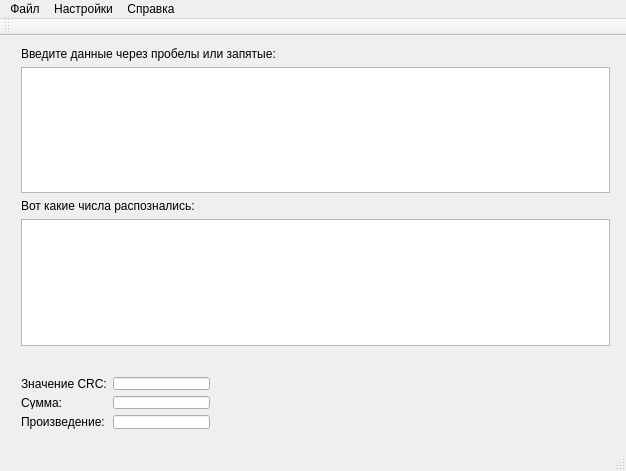
<?xml version="1.0" encoding="UTF-8"?>
<ui version="4.0">
 <class>MainWindow</class>
 <widget class="QMainWindow" name="MainWindow">
  <property name="geometry">
   <rect>
    <x>0</x>
    <y>0</y>
    <width>626</width>
    <height>471</height>
   </rect>
  </property>
  <property name="windowTitle">
   <string>CRC калькулятор</string>
  </property>
  <widget class="QWidget" name="centralWidget">
   <widget class="QWidget" name="verticalLayoutWidget">
    <property name="geometry">
     <rect>
      <x>10</x>
      <y>0</y>
      <width>611</width>
      <height>321</height>
     </rect>
    </property>
    <layout class="QVBoxLayout" name="verticalLayout">
     <item>
      <widget class="QLabel" name="label_2">
       <property name="text">
        <string>Введите данные через пробелы или запятые:</string>
       </property>
      </widget>
     </item>
     <item>
      <layout class="QVBoxLayout" name="verticalLayout_2">
       <item>
        <widget class="QTextEdit" name="inputTextEdit"/>
       </item>
       <item>
        <widget class="QLabel" name="label_5">
         <property name="text">
          <string>Вот какие числа распознались:</string>
         </property>
        </widget>
       </item>
       <item>
        <widget class="QTextEdit" name="outputTextEdit">
         <property name="readOnly">
          <bool>true</bool>
         </property>
        </widget>
       </item>
      </layout>
     </item>
    </layout>
   </widget>
   <widget class="QWidget" name="formLayoutWidget">
    <property name="geometry">
     <rect>
      <x>10</x>
      <y>330</y>
      <width>211</width>
      <height>74</height>
     </rect>
    </property>
    <layout class="QFormLayout" name="formLayout">
     <item row="0" column="0">
      <widget class="QLabel" name="crcLbl">
       <property name="text">
        <string>Значение CRC:</string>
       </property>
      </widget>
     </item>
     <item row="0" column="1">
      <widget class="QLineEdit" name="crclineEdit"/>
     </item>
     <item row="1" column="0">
      <widget class="QLabel" name="crcLbl_2">
       <property name="text">
        <string>Сумма:</string>
       </property>
      </widget>
     </item>
     <item row="2" column="0">
      <widget class="QLabel" name="crcLbl_3">
       <property name="text">
        <string>Произведение:</string>
       </property>
      </widget>
     </item>
     <item row="1" column="1">
      <widget class="QLineEdit" name="sumLineEdit"/>
     </item>
     <item row="2" column="1">
      <widget class="QLineEdit" name="MultLineEdit"/>
     </item>
    </layout>
   </widget>
  </widget>
  <widget class="QToolBar" name="mainToolBar">
   <attribute name="toolBarArea">
    <enum>TopToolBarArea</enum>
   </attribute>
   <attribute name="toolBarBreak">
    <bool>false</bool>
   </attribute>
  </widget>
  <widget class="QStatusBar" name="statusBar"/>
  <widget class="QMenuBar" name="menuBar">
   <property name="geometry">
    <rect>
     <x>0</x>
     <y>0</y>
     <width>626</width>
     <height>21</height>
    </rect>
   </property>
   <widget class="QMenu" name="fileMenu">
    <property name="title">
     <string>Файл</string>
    </property>
    <addaction name="fileLoadAction"/>
    <addaction name="fileSaveAction"/>
    <addaction name="separator"/>
    <addaction name="exitAction"/>
   </widget>
   <widget class="QMenu" name="settingsMenu">
    <property name="title">
     <string>Настройки</string>
    </property>
    <addaction name="settingsAction"/>
   </widget>
   <widget class="QMenu" name="helpMenu">
    <property name="title">
     <string>Справка</string>
    </property>
    <addaction name="action_11"/>
    <addaction name="AboutAction"/>
   </widget>
   <addaction name="fileMenu"/>
   <addaction name="settingsMenu"/>
   <addaction name="helpMenu"/>
  </widget>
  <action name="fileLoadAction">
   <property name="text">
    <string>Открыть</string>
   </property>
  </action>
  <action name="fileSaveAction">
   <property name="text">
    <string>Сохранить</string>
   </property>
  </action>
  <action name="exitAction">
   <property name="text">
    <string>закрыть</string>
   </property>
  </action>
  <action name="action_5">
   <property name="text">
    <string>Формат входных данных</string>
   </property>
  </action>
  <action name="action_CRC">
   <property name="text">
    <string>Тип CRC</string>
   </property>
  </action>
  <action name="actionEnglish">
   <property name="text">
    <string>English</string>
   </property>
  </action>
  <action name="action_7">
   <property name="text">
    <string>Русский</string>
   </property>
  </action>
  <action name="action_8">
   <property name="text">
    <string>Матерый</string>
   </property>
  </action>
  <action name="action_9">
   <property name="text">
    <string>Вежливый</string>
   </property>
  </action>
  <action name="action_10">
   <property name="text">
    <string>Грубиянский</string>
   </property>
  </action>
  <action name="action_11">
   <property name="text">
    <string>Помощь</string>
   </property>
  </action>
  <action name="AboutAction">
   <property name="text">
    <string>О программе</string>
   </property>
  </action>
  <action name="actionHex">
   <property name="text">
    <string>Hex</string>
   </property>
  </action>
  <action name="actionDec">
   <property name="text">
    <string>Dec</string>
   </property>
  </action>
  <action name="actionBin">
   <property name="text">
    <string>Bin</string>
   </property>
  </action>
  <action name="settingsAction">
   <property name="text">
    <string>Настройки</string>
   </property>
  </action>
 </widget>
 <layoutdefault spacing="6" margin="11"/>
 <resources/>
 <connections/>
</ui>
